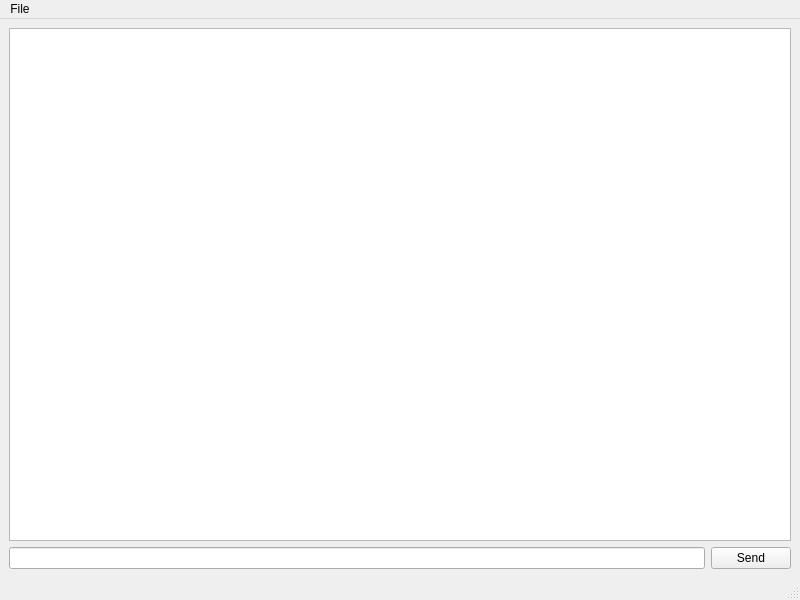
<?xml version="1.0" encoding="UTF-8"?>
<ui version="4.0">
 <class>MainWindow</class>
 <widget class="QMainWindow" name="MainWindow">
  <property name="geometry">
   <rect>
    <x>0</x>
    <y>0</y>
    <width>800</width>
    <height>600</height>
   </rect>
  </property>
  <property name="windowTitle">
   <string>MainWindow</string>
  </property>
  <widget class="QWidget" name="centralwidget">
   <layout class="QVBoxLayout" name="verticalLayout">
    <item>
     <widget class="QPlainTextEdit" name="textEdit"/>
    </item>
    <item>
     <layout class="QHBoxLayout" name="horizontalLayout">
      <item>
       <widget class="QLineEdit" name="lineEdit"/>
      </item>
      <item>
       <widget class="QPushButton" name="sendButton">
        <property name="text">
         <string>Send</string>
        </property>
       </widget>
      </item>
     </layout>
    </item>
   </layout>
  </widget>
  <widget class="QMenuBar" name="menubar">
   <property name="geometry">
    <rect>
     <x>0</x>
     <y>0</y>
     <width>800</width>
     <height>22</height>
    </rect>
   </property>
   <widget class="QMenu" name="menuFile">
    <property name="title">
     <string>File</string>
    </property>
    <addaction name="actionQuit"/>
   </widget>
   <addaction name="menuFile"/>
  </widget>
  <widget class="QStatusBar" name="statusbar"/>
  <action name="actionQuit">
   <property name="text">
    <string>Quit</string>
   </property>
  </action>
 </widget>
 <resources/>
 <connections/>
</ui>
